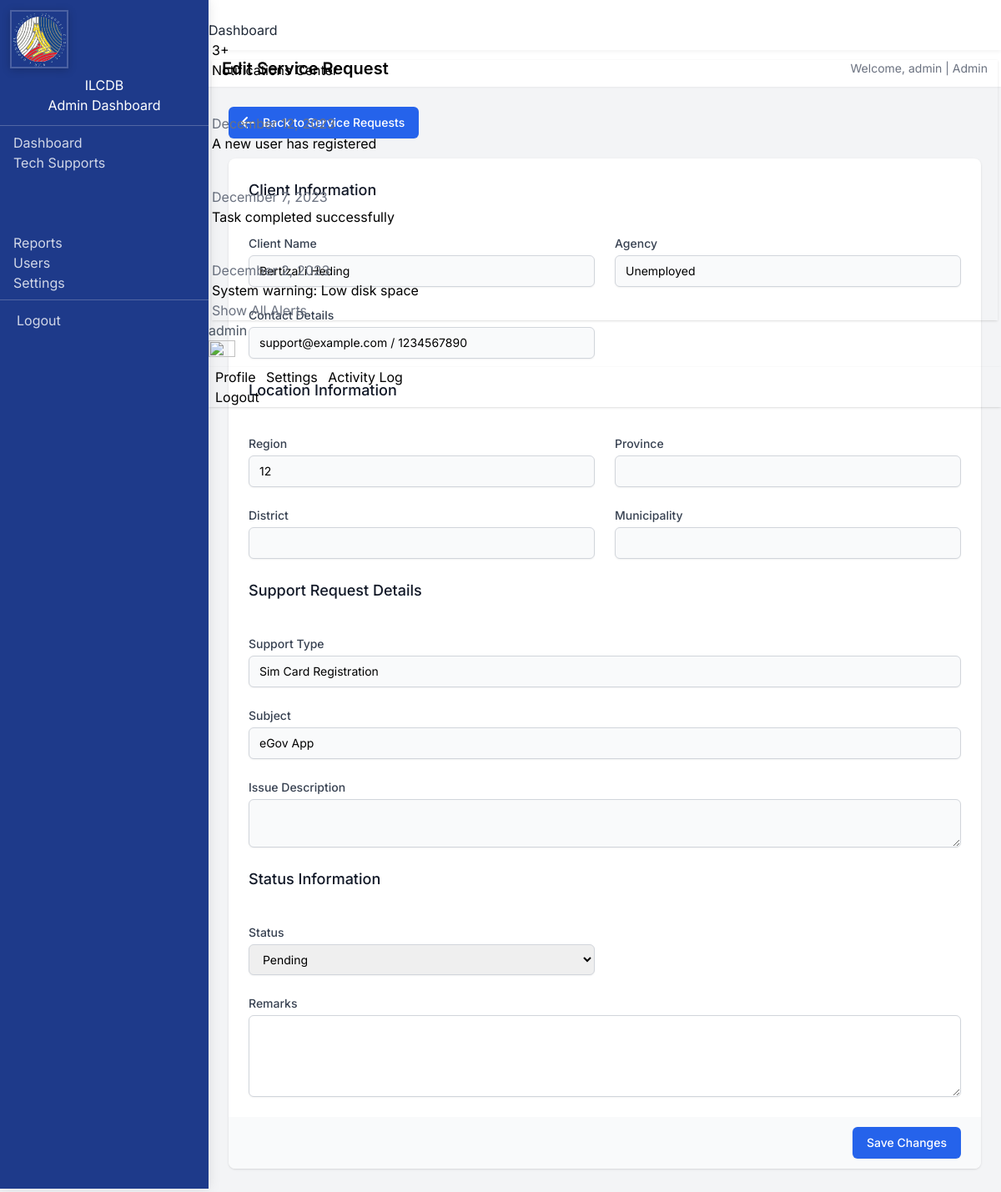
/admin/edit-request.php?id=3 (signed in), run on the app's committed database.
### tables this page shows
CREATE TABLE `tech_support_requests` (
  `id` int(11) NOT NULL,
  `client_id` int(11) NOT NULL,
  `support_type` varchar(100) NOT NULL,
  `subject` varchar(255) DEFAULT NULL,
  `message` text NOT NULL,
  `issue_description` text NOT NULL,
  `date_requested` timestamp NOT NULL DEFAULT current_timestamp(),
  `date_assisted` timestamp NULL DEFAULT NULL,
  `date_resolved` timestamp NULL DEFAULT NULL,
  `assisted_by_id` int(11) DEFAULT NULL,
  `status` enum('Pending','In Progress','Resolved','Cancelled') DEFAULT 'Pending',
  `remarks` text DEFAULT NULL,
  `created_at` timestamp NOT NULL DEFAULT current_timestamp(),
  `updated_at` timestamp NOT NULL DEFAULT current_timestamp() ON UPDATE current_timestamp()
);

CREATE TABLE `clients` (
  `id` int(11) NOT NULL,
  `firstname` varchar(50) NOT NULL,
  `surname` varchar(50) NOT NULL,
  `middle_initial` char(1) DEFAULT NULL,
  `client_name` varchar(100) NOT NULL,
  `agency` varchar(100) NOT NULL,
  `gender` varchar(10) NOT NULL,
  `birthdate` date NOT NULL,
  `region` varchar(50) NOT NULL,
  `region_id` int(11) DEFAULT NULL,
  `province_id` int(11) DEFAULT NULL,
  `district_id` int(11) DEFAULT NULL,
  `municipality_id` int(11) DEFAULT NULL,
  `email` varchar(255) DEFAULT NULL,
  `phone` varchar(50) DEFAULT NULL,
  `created_at` timestamp NOT NULL DEFAULT current_timestamp()
);

### admin/edit-request.php (the view, shortened to what this page needs)
<?php
require_once '../includes/db_connect.php';
$id = (int)$_GET['id'];
$stmt = $conn->prepare("
    SELECT tsr.*, c.firstname, c.surname, c.middle_initial, c.email, c.phone, c.agency, c.region, c.province_id, c.district_id, c.municipality_id
    FROM tech_support_requests tsr
    JOIN clients c ON tsr.client_id = c.id
    WHERE tsr.id = ?
");
$stmt->bind_param("i", $id);
$stmt->execute();
$result = $stmt->get_result();
$request = $result->fetch_assoc();
$stmt = $conn->prepare("
    SELECT r.region_name, p.province_name, d.district_name, m.municipality_name
    FROM regions r
    LEFT JOIN provinces p ON p.id = ?
    LEFT JOIN districts d ON d.id = ?
    LEFT JOIN municipalities m ON m.id = ?
    WHERE r.region_code = ?
");
$stmt->bind_param("iiis", $request['province_id'], $request['district_id'], $request['municipality_id'], $request['region']);
$stmt->execute();
$location = $stmt->get_result()->fetch_assoc();
?>
<!DOCTYPE html>
<html lang="en">
<head>
    <script src="https://cdn.tailwindcss.com"></script>
</head>
<?php include '../admin/includes/sidebar.php'; ?>
<body class="bg-gray-100">
    <div class="flex-1 main-content">
        <div class="bg-white shadow-sm">
            <div class="px-4 py-2 flex justify-between items-center">
                <h1 class="text-xl font-semibold">Edit Service Request</h1>
                <div>
                    <p class="text-sm text-gray-500">
                        Welcome, <?php echo $_SESSION['username']; ?> | Admin
                    </p>
                </div>
            </div>
        </div>
        <div class="p-6">
            <div class="mb-6">
                <a href="service-requests.php" class="inline-flex items-center px-4 py-2 border border-transparent rounded-md shadow-sm text-sm font-medium text-white bg-blue-600 hover:bg-blue-700 focus:outline-none focus:ring-2 focus:ring-offset-2 focus:ring-blue-500">
                    <svg xmlns="http://www.w3.org/2000/svg" class="-ml-1 mr-2 h-5 w-5" viewBox="0 0 20 20" fill="currentColor">
                        <path fill-rule="evenodd" d="M9.707 16.707a1 1 0 01-1.414 0l-6-6a1 1 0 010-1.414l6-6a1 1 0 011.414 1.414L5.414 9H17a1 1 0 110 2H5.414l4.293 4.293a1 1 0 010 1.414z" clip-rule="evenodd" />
                    </svg>
                    Back to Service Requests
                </a>
            </div>
            <div class="bg-white shadow overflow-hidden sm:rounded-lg">
                <form method="post" action="<?php echo htmlspecialchars($_SERVER["PHP_SELF"] . "?id=" . $id); ?>">
                    <div class="px-4 py-5 sm:p-6">
                        <div class="grid grid-cols-6 gap-6">
                            <div class="col-span-6">
                                <h3 class="text-lg font-medium text-gray-900 mb-4">Client Information</h3>
                            </div>                            <div class="col-span-6 sm:col-span-3">
                                <label class="block text-sm font-medium text-gray-700">Client Name</label>
                                <input type="text" value="<?php echo htmlspecialchars($request['firstname'] . ' ' . $request['middle_initial'] . ' ' . $request['surname']); ?>" readonly class="mt-1 block w-full border border-gray-300 rounded-md shadow-sm py-2 px-3 bg-gray-50 sm:text-sm">
                            </div>
                            <div class="col-span-6 sm:col-span-3">
                                <label class="block text-sm font-medium text-gray-700">Agency</label>
                                <input type="text" value="<?php echo htmlspecialchars($request['agency']); ?>" readonly class="mt-1 block w-full border border-gray-300 rounded-md shadow-sm py-2 px-3 bg-gray-50 sm:text-sm">
                            </div>
                            <div class="col-span-6 sm:col-span-3">
                                <label class="block text-sm font-medium text-gray-700">Contact Details</label>
                                <input type="text" value="<?php echo htmlspecialchars($request['email'] . ' / ' . $request['phone']); ?>" readonly class="mt-1 block w-full border border-gray-300 rounded-md shadow-sm py-2 px-3 bg-gray-50 sm:text-sm">
                            </div>
                            <div class="col-span-6">
                                <h3 class="text-lg font-medium text-gray-900 mb-4">Location Information</h3>
                            </div>
                            <div class="col-span-6 sm:col-span-3">
                                <label class="block text-sm font-medium text-gray-700">Region</label>
                                <input type="text" value="<?php echo htmlspecialchars($location['region_name'] ?? $request['region']); ?>" readonly class="mt-1 block w-full border border-gray-300 rounded-md shadow-sm py-2 px-3 bg-gray-50 sm:text-sm">
                            </div>
                            <div class="col-span-6 sm:col-span-3">
                                <label class="block text-sm font-medium text-gray-700">Province</label>
                                <input type="text" value="<?php echo htmlspecialchars($location['province_name'] ?? ''); ?>" readonly class="mt-1 block w-full border border-gray-300 rounded-md shadow-sm py-2 px-3 bg-gray-50 sm:text-sm">
                            </div>
                            <div class="col-span-6 sm:col-span-3">
                                <label class="block text-sm font-medium text-gray-700">District</label>
                                <input type="text" value="<?php echo htmlspecialchars($location['district_name'] ?? ''); ?>" readonly class="mt-1 block w-full border border-gray-300 rounded-md shadow-sm py-2 px-3 bg-gray-50 sm:text-sm">
                            </div>
                            <div class="col-span-6 sm:col-span-3">
                                <label class="block text-sm font-medium text-gray-700">Municipality</label>
                                <input type="text" value="<?php echo htmlspecialchars($location['municipality_name'] ?? ''); ?>" readonly class="mt-1 block w-full border border-gray-300 rounded-md shadow-sm py-2 px-3 bg-gray-50 sm:text-sm">
                            </div>
                            <div class="col-span-6">
                                <h3 class="text-lg font-medium text-gray-900 mb-4">Support Request Details</h3>
                            </div>
                            <div class="col-span-6">
                                <label class="block text-sm font-medium text-gray-700">Support Type</label>
                                <input type="text" value="<?php echo htmlspecialchars($request['support_type']); ?>" readonly class="mt-1 block w-full border border-gray-300 rounded-md shadow-sm py-2 px-3 bg-gray-50 sm:text-sm">
                            </div>
                            <div class="col-span-6">
                                <label class="block text-sm font-medium text-gray-700">Subject</label>
                                <input type="text" value="<?php echo htmlspecialchars($request['subject']); ?>" readonly class="mt-1 block w-full border border-gray-300 rounded-md shadow-sm py-2 px-3 bg-gray-50 sm:text-sm">
                            </div>
                            <div class="col-span-6">
                                <label class="block text-sm font-medium text-gray-700">Issue Description</label>
                                <textarea readonly class="mt-1 block w-full border border-gray-300 rounded-md shadow-sm py-2 px-3 bg-gray-50 sm:text-sm"></textarea>
                            </div>
                            <div class="col-span-6">
                                <h3 class="text-lg font-medium text-gray-900 mb-4">Status Information</h3>
                            </div>
                            <div class="col-span-6 sm:col-span-3">
                                <label for="status" class="block text-sm font-medium text-gray-700">Status</label>
                                <select name="status" id="status" required class="mt-1 block w-full border border-gray-300 rounded-md shadow-sm py-2 px-3 focus:outline-none focus:ring-blue-500 focus:border-blue-500 sm:text-sm">
                                    <option value="Pending" <?php echo $request['status'] === 'Pending' ? 'selected' : ''; ?>>Pending</option>
                                </select>
                            </div>
                            <div class="col-span-6">
                                <label for="remarks" class="block text-sm font-medium text-gray-700">Remarks</label>
                                <textarea name="remarks" id="remarks" rows="4" class="mt-1 block w-full border border-gray-300 rounded-md shadow-sm py-2 px-3 focus:outline-none focus:ring-blue-500 focus:border-blue-500 sm:text-sm"><?php echo htmlspecialchars($request['remarks'] ?? ''); ?></textarea>
                            </div>
                        </div>
                    </div>
                    <div class="px-4 py-3 bg-gray-50 text-right sm:px-6">
                        <button type="submit" class="inline-flex justify-center py-2 px-4 border border-transparent shadow-sm text-sm font-medium rounded-md text-white bg-blue-600 hover:bg-blue-700 focus:outline-none focus:ring-2 focus:ring-offset-2 focus:ring-blue-500">
                            Save Changes
                        </button>
                    </div>
                </form>
            </div>
        </div>
    </div>
</body>
</html>

### admin/edit-request.php (style rules this page uses)
body { font-family: 'Inter', sans-serif; }
.main-content { height: 100vh; overflow-y: auto; max-width: 100%; }

### admin/includes/sidebar.php (style rules this page uses)
:root { --sidebar-width: 250px; --sidebar-collapsed-width: 70px; --sidebar-bg: #1e3a8a; --sidebar-color: #fff; --topbar-height: 60px; }

### data on the page
tech_support_requests: client.surname "Bertizal i Heding", client.agency "Unemployed", client.phone "support@example.com / 1234567890", client.region "12", support_type "Sim Card Registration", subject "eGov App", status "Pending"

### other printed values
$_SESSION['username'] "admin"
